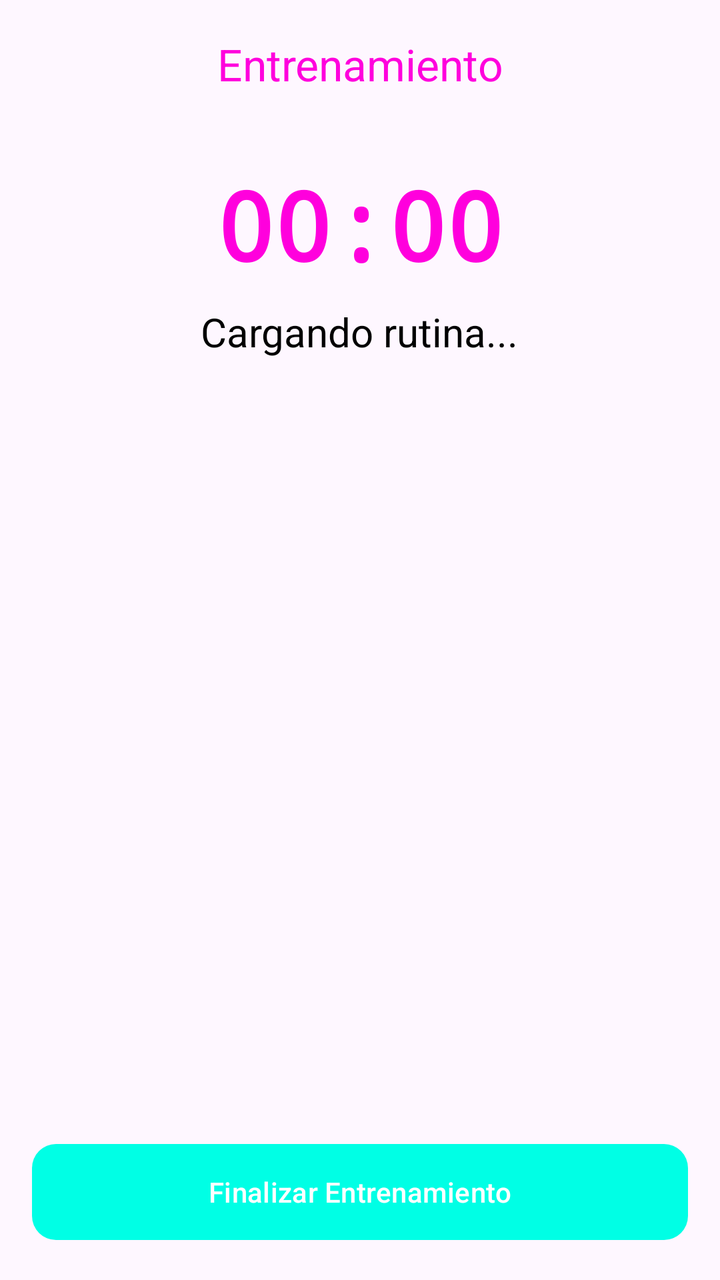
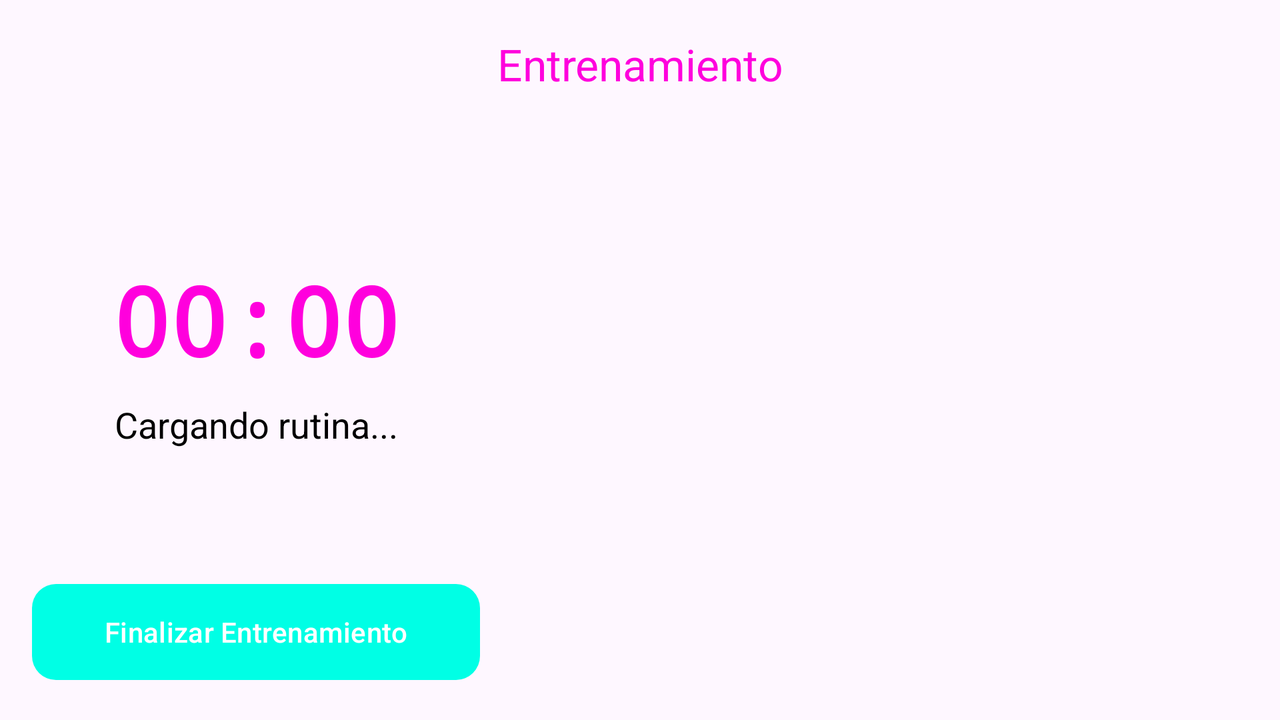

The same Android screen from two of the app's own layout files: first res/layout/ as a phone draws it, then the repository's variant for another configuration, drawn on a device whose configuration selects that folder. Both files follow.
<!-- AndroidManifest.xml: application theme Theme.FitJourney -->
<!-- res/layout/fragment_workout_session.xml -->
<?xml version="1.0" encoding="utf-8"?>
<androidx.constraintlayout.widget.ConstraintLayout xmlns:android="http://schemas.android.com/apk/res/android"
    xmlns:app="http://schemas.android.com/apk/res-auto"
    xmlns:tools="http://schemas.android.com/tools"
    android:layout_width="match_parent"
    android:layout_height="match_parent"
    android:background="?attr/colorSurface">

    <com.google.android.material.appbar.AppBarLayout
        android:id="@+id/appBarLayout"
        android:layout_width="match_parent"
        android:layout_height="wrap_content"
        android:background="?attr/colorSurface"
        app:elevation="0dp"
        app:layout_constraintTop_toTopOf="parent">

        <com.google.android.material.appbar.MaterialToolbar
            android:id="@+id/toolbarWorkout"
            android:layout_width="match_parent"
            android:layout_height="?attr/actionBarSize"
            app:navigationIcon="@drawable/ic_arrow_back"
            app:title="Entrenamiento"
            app:titleCentered="true"
            app:titleTextColor="@color/mainrosa" />
    </com.google.android.material.appbar.AppBarLayout>

    <LinearLayout
        android:id="@+id/llHeader"
        android:layout_width="match_parent"
        android:layout_height="wrap_content"
        android:gravity="center"
        android:orientation="vertical"
        android:padding="16dp"
        app:layout_constraintTop_toBottomOf="@id/appBarLayout">

        <TextView
            android:id="@+id/tvWorkoutTimer"
            android:layout_width="wrap_content"
            android:layout_height="wrap_content"
            android:fontFamily="monospace"
            android:text="00:00"
            android:textColor="@color/mainrosa"
            android:textSize="48sp"
            android:textStyle="bold" />

        <TextView
            android:id="@+id/tvWorkoutRoutineName"
            android:layout_width="wrap_content"
            android:layout_height="wrap_content"
            android:layout_marginTop="8dp"
            android:textColor="@color/text"
            android:textSize="20sp"
            tools:text="Cargando rutina..." />
    </LinearLayout>

    <ScrollView
        android:layout_width="match_parent"
        android:layout_height="0dp"
        android:clipToPadding="false"
        android:paddingTop="8dp"
        android:paddingBottom="100dp"
        app:layout_constraintBottom_toBottomOf="parent"
        app:layout_constraintTop_toBottomOf="@id/llHeader">

        <LinearLayout
            android:id="@+id/llExercisesContainer"
            android:layout_width="match_parent"
            android:layout_height="wrap_content"
            android:orientation="vertical" />
    </ScrollView>

    <com.google.android.material.button.MaterialButton
        android:id="@+id/btnFinishWorkout"
        android:layout_width="match_parent"
        android:layout_height="56dp"
        android:layout_margin="16dp"
        android:text="Finalizar Entrenamiento"
        app:backgroundTint="@color/mainazul"
        app:cornerRadius="12dp"
        app:layout_constraintBottom_toBottomOf="parent"
        tools:layout_editor_absoluteX="16dp" />

    <ProgressBar
        android:id="@+id/progressBar"
        android:layout_width="wrap_content"
        android:layout_height="wrap_content"
        android:visibility="gone"
        app:layout_constraintBottom_toBottomOf="parent"
        app:layout_constraintEnd_toEndOf="parent"
        app:layout_constraintStart_toStartOf="parent"
        app:layout_constraintTop_toTopOf="parent" />

</androidx.constraintlayout.widget.ConstraintLayout>
<!-- resources referenced by this layout -->
<resources>
  <color name="mainazul">#00FFE5</color>
  <color name="mainrosa">#FF00DD</color>
  <color name="text">#000000</color>
  <style name="Theme.FitJourney" parent="Base.Theme.FitJourney">
  
          <item name="android:statusBarColor">@color/fondo</item>
  
          <item name="android:windowLightStatusBar">true</item>
  
      </style>
  <style name="Base.Theme.FitJourney" parent="Theme.Material3.DayNight.NoActionBar">
  
      </style>
  <color name="fondo">#FFFFFF</color>
</resources>
<!-- res/layout-land/fragment_workout_session.xml (the repository's variant of the layout above) -->
<!-- drawn on the phone turned sideways -->
<?xml version="1.0" encoding="utf-8"?>
<androidx.constraintlayout.widget.ConstraintLayout xmlns:android="http://schemas.android.com/apk/res/android"
    xmlns:app="http://schemas.android.com/apk/res-auto"
    xmlns:tools="http://schemas.android.com/tools"
    android:layout_width="match_parent"
    android:layout_height="match_parent"
    android:background="?attr/colorSurface">

    <com.google.android.material.appbar.AppBarLayout
        android:id="@+id/appBarLayout"
        android:layout_width="match_parent"
        android:layout_height="wrap_content"
        android:background="?attr/colorSurface"
        app:elevation="0dp"
        app:layout_constraintTop_toTopOf="parent">

        <com.google.android.material.appbar.MaterialToolbar
            android:id="@+id/toolbarWorkout"
            android:layout_width="match_parent"
            android:layout_height="?attr/actionBarSize"
            app:navigationIcon="@drawable/ic_arrow_back"
            app:title="Entrenamiento"
            app:titleCentered="true"
            app:titleTextColor="@color/mainrosa" />
    </com.google.android.material.appbar.AppBarLayout>

    <androidx.constraintlayout.widget.Guideline
        android:id="@+id/guideline"
        android:layout_width="wrap_content"
        android:layout_height="wrap_content"
        android:orientation="vertical"
        app:layout_constraintGuide_percent="0.4" />

    <LinearLayout
        android:id="@+id/llHeader"
        android:layout_width="0dp"
        android:layout_height="0dp"
        android:gravity="center"
        android:orientation="vertical"
        android:padding="16dp"
        app:layout_constraintBottom_toTopOf="@id/btnFinishWorkout"
        app:layout_constraintEnd_toStartOf="@id/guideline"
        app:layout_constraintStart_toStartOf="parent"
        app:layout_constraintTop_toBottomOf="@id/appBarLayout">

        <TextView
            android:id="@+id/tvWorkoutTimer"
            android:layout_width="wrap_content"
            android:layout_height="wrap_content"
            android:fontFamily="monospace"
            android:text="00:00"
            android:textColor="@color/mainrosa"
            android:textSize="48sp"
            android:textStyle="bold" />

        <TextView
            android:id="@+id/tvWorkoutRoutineName"
            android:layout_width="match_parent"
            android:layout_height="wrap_content"
            android:layout_marginTop="8dp"
            android:gravity="center"
            android:textColor="@color/text"
            android:textSize="18sp"
            tools:text="Cargando rutina..." />
    </LinearLayout>

    <com.google.android.material.button.MaterialButton
        android:id="@+id/btnFinishWorkout"
        android:layout_width="0dp"
        android:layout_height="56dp"
        android:layout_margin="16dp"
        android:text="Finalizar Entrenamiento"
        app:backgroundTint="@color/mainazul"
        app:cornerRadius="12dp"
        app:layout_constraintBottom_toBottomOf="parent"
        app:layout_constraintEnd_toStartOf="@id/guideline"
        app:layout_constraintStart_toStartOf="parent" />

    <ScrollView
        android:layout_width="0dp"
        android:layout_height="0dp"
        android:clipToPadding="false"
        android:paddingTop="8dp"
        android:paddingBottom="16dp"
        app:layout_constraintBottom_toBottomOf="parent"
        app:layout_constraintEnd_toEndOf="parent"
        app:layout_constraintStart_toEndOf="@id/guideline"
        app:layout_constraintTop_toBottomOf="@id/appBarLayout">

        <LinearLayout
            android:id="@+id/llExercisesContainer"
            android:layout_width="match_parent"
            android:layout_height="wrap_content"
            android:paddingHorizontal="8dp"
            android:orientation="vertical" />
    </ScrollView>

    <ProgressBar
        android:id="@+id/progressBar"
        android:layout_width="wrap_content"
        android:layout_height="wrap_content"
        android:visibility="gone"
        app:layout_constraintBottom_toBottomOf="parent"
        app:layout_constraintEnd_toEndOf="parent"
        app:layout_constraintStart_toStartOf="parent"
        app:layout_constraintTop_toTopOf="parent" />

</androidx.constraintlayout.widget.ConstraintLayout>
